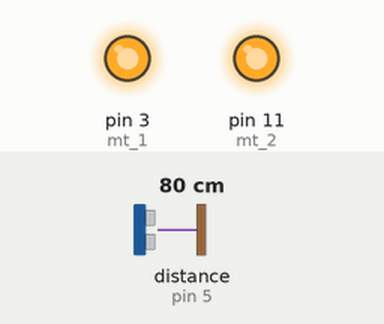
This sketch was run on a simulated Arduino Uno, built with avr-gcc and run on an emulated ATmega328P. Shown: output pins drawn as LEDs (lit = HIGH). Wiring (inferred from the names in the program): ultrasonic range finder: trigger pin 4; echo pin 5. The inputs (shaded band) are chosen by the test bench; at power-on: distance to the obstacle (sensor on pin 5) 80 cm. The echo pulse lasts 58.3 µs per cm; pins used as bus, display or sensor lines are not drawn.

Above: at 1.2 s.
1.3 s: distance to the obstacle (sensor on pin 5) set to 55 cm
2.8 s: distance to the obstacle (sensor on pin 5) set to 46 cm
At 3.8 s:
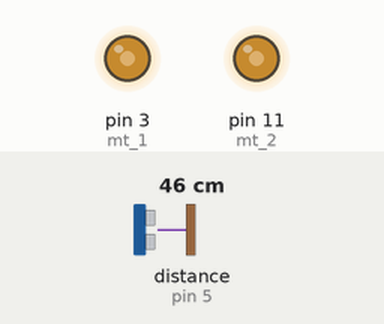
4.3 s: distance to the obstacle (sensor on pin 5) set to 34 cm
At 4.9 s:
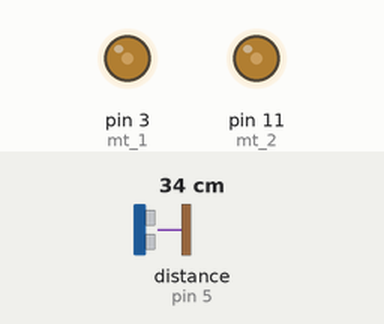
5.8 s: distance to the obstacle (sensor on pin 5) set to 28 cm
At 6.1 s:
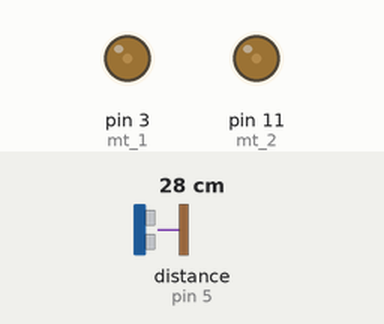
7.3 s: distance to the obstacle (sensor on pin 5) set to 12 cm
At 8.3 s:
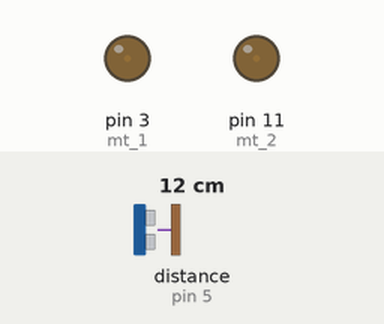
8.8 s: distance to the obstacle (sensor on pin 5) set to 9 cm
At 9.4 s:
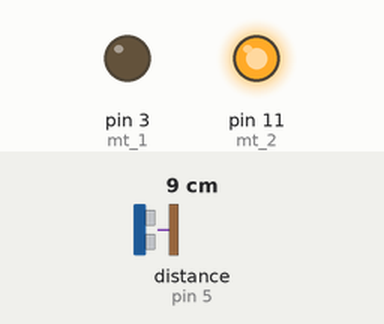
Timing chart, 0 to 11.3 s (numbered marks = the images above; inputs shaded):
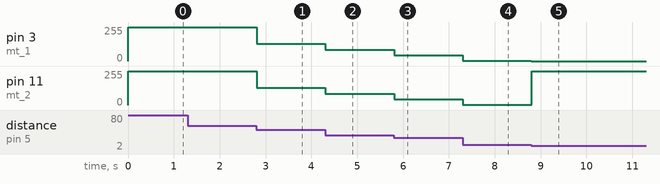

The sketch:

smart_ultrasonic_car.ino
```cpp
#define mt_1 3
#define mt_2 11
#define echo 5
#define trig 4
#define V 0.034

#define max_speed 255
#define med_speed 128
#define spec_speed1 86
#define spec_speed2 44
#define spec_speed3 2
#define stop 0
#define time 1000

int impulseTime;
float S;
int analog1;

void setup()
{
  Serial.begin(9600);
  pinMode(mt_1, OUTPUT);
  pinMode(mt_2, OUTPUT);
  pinMode(trig, OUTPUT);
  pinMode(echo, INPUT);
}

void loop()
{
  digitalWrite(trig, 1);
  delayMicroseconds(10);
  digitalWrite(trig, 0);

  impulseTime = pulseIn(echo, 1);
  S = (V * impulseTime) / 2;

  if (S > 50) {
  	analogWrite(mt_1, max_speed);
    analogWrite(mt_2, max_speed);
  }
  if (S >= 40 && S <= 50) {
  	analogWrite(mt_1, med_speed);
    analogWrite(mt_2, med_speed);
  }
  if (S >= 30 && S < 40) {
  	analogWrite(mt_1, spec_speed1);
    analogWrite(mt_2, spec_speed1);
  }
  if (S >=20 && S < 30) {
  	analogWrite(mt_1, spec_speed2);
    analogWrite(mt_2, spec_speed2);
  }
  if (S > 10 && S < 20) {
  	analogWrite(mt_1, spec_speed3);
    analogWrite(mt_2, spec_speed3);
  }
  if (S <= 10) {
  	analogWrite(mt_1, stop);
    analogWrite(mt_2, stop);

    analogWrite(mt_2, max_speed);
    analogWrite(mt_1, stop);

  }
}
```

Measured:
- the behaviour switches between 51 and 50 cm on distance to the obstacle (sensor on pin 5) (found by bisection; images 0 and 1)
- the behaviour switches between 11 and 10 cm on distance to the obstacle (sensor on pin 5) (found by bisection; images 4 and 5)
- after the input at 1.3 s, every drawn part: stays the same
- after the input at 2.8 s, pin 3 (mt_1), pin 11 (mt_2): 255/255 → 128/255 at once
- after the input at 4.3 s, pin 3 (mt_1), pin 11 (mt_2): 128/255 → 86/255 at once
- after the input at 5.8 s, pin 3 (mt_1), pin 11 (mt_2): 86/255 → 44/255 at once
- after the input at 7.3 s, pin 3 (mt_1), pin 11 (mt_2): 44/255 → 2/255 at once
- after the input at 8.8 s, pin 3 (mt_1): 2/255 → 0/255 at once; pin 11 (mt_2): 2/255 → 255/255 at once
